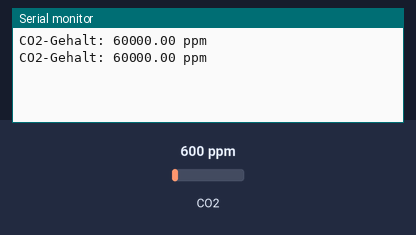
This sketch was run on a simulated Arduino Nano, built with avr-gcc and run on an emulated ATmega328P. Parts: the last lines printed to the serial monitor. Inputs (shaded band) come from the test bench; at power-on: CO2 600 ppm.

Above: at 2.8 s.
2.9 s: CO2 set to 452 ppm
At 4.9 s:
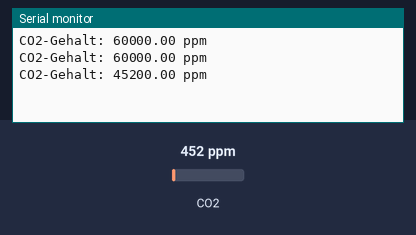
5.6 s: CO2 set to 1050 ppm
At 6.4 s:
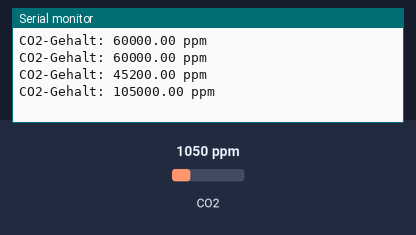
Timing chart, 0 to 8.6 s (numbered marks = the images above; inputs shaded):
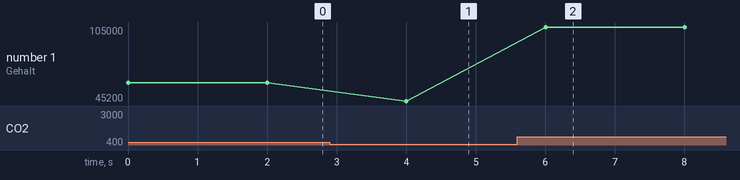

Measured:
- after the input at 2.9 s, the serial monitor: prints a new line after 1.1 s (image 1)
- after the input at 5.6 s, the serial monitor: prints a new line after 0.40 s (image 2)
- plotted number 1: 60000 → 45200 after the input at 2.9 s, 45200 → 105000 after the input at 5.6 s

The sketch:

MQ135_NANO.ino
```cpp
/*
Board: NANO
ATMega328P Old Bootloader

KHF 26.10.2020

Seriell: 9600 Baud

08:49:08.605 -> CO2-Gehalt: 832.58 ppm
08:49:10.602 -> CO2-Gehalt: 832.58 ppm
08:49:12.596 -> CO2-Gehalt: 832.58 ppm
08:49:14.603 -> CO2-Gehalt: 852.50 ppm
08:49:16.612 -> CO2-Gehalt: 852.50 ppm
08:49:18.601 -> CO2-Gehalt: 842.50 ppm
08:49:20.622 -> CO2-Gehalt: 842.50 ppm
08:49:22.626 -> CO2-Gehalt: 822.73 ppm
08:49:24.631 -> CO2-Gehalt: 812.97 ppm
08:49:26.651 -> CO2-Gehalt: 812.97 ppm
08:49:28.638 -> CO2-Gehalt: 842.50 ppm
08:49:30.640 -> CO2-Gehalt: 832.58 ppm
*/

#include "MQ135.h"
float ppm;
MQ135 gassensor = analogRead(A3);
void setup() {
 Serial.begin(9600);
 pinMode(A3, INPUT);
}
void loop() {
 ppm = gassensor.getPPM();
 Serial.print("CO2-Gehalt: ");
 Serial.print(ppm * 100);
 Serial.println(" ppm");
 delay (2000);
}
```
